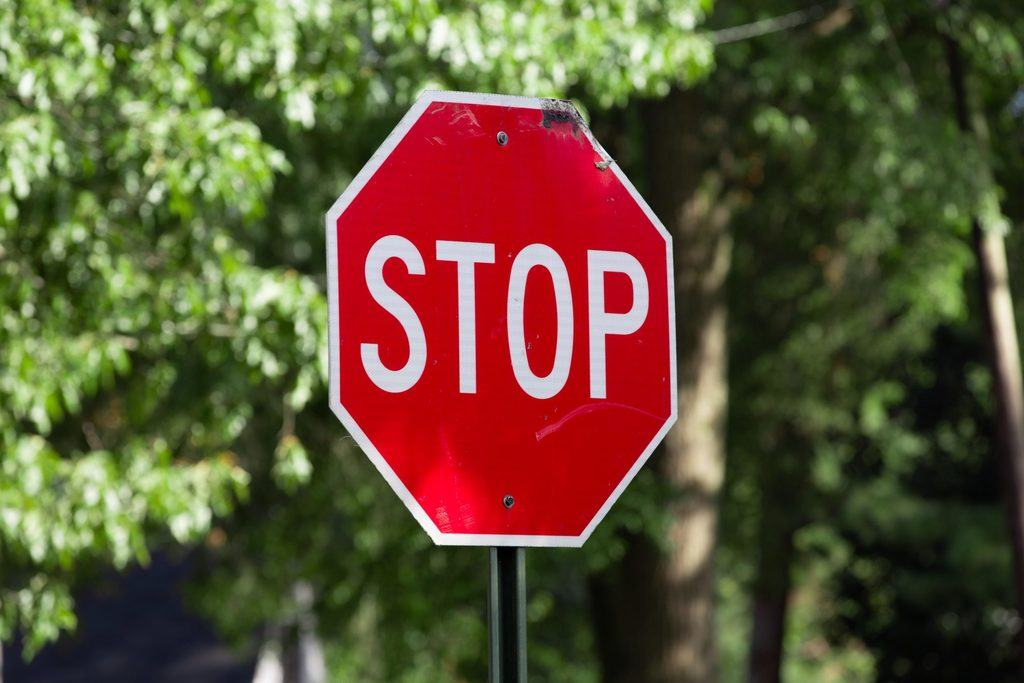
#> input picture Lab2/p1/stop.jpg, 1024 x 683 px
$ jupyter execute --allow-errors lab2-binarizacion.ipynb
#> lines starting #> are read from the running program, lines starting #| are printed output that depends on the picture; after the words box and inside, x2 and y2 are one past the last pixel; in counts of white or black regions, pixels touching at a corner belong together
# **Laboratorio 2**
**José Barrios - 20007192**

[cell 1]
import numpy as np
import cv2
import matplotlib.pyplot as plt
from mpl_toolkits.mplot3d import Axes3D
import argparse
import sys

## Problema 1
Desarrolle una función que permita hacer la binarización de una imagen, para realizarlo puede utilizar el enfoque que prefiera.

Imagen original para el problema:

[cell 2]
def problema1(carpeta, imagen, resultado, umbral = 125, ver_resultado=True):
    #Leer imagen en escala de grises
#> called with carpeta = 'p1/', imagen = 'stop.jpg', resultado = 'resultado.jpg', umbral = 125, ver_resultado = True
    img = cv2.imread(carpeta + imagen)
#> img is the input picture: shape (683, 1024, 3); mean B, G, R 53.2, 81.5, 96
    img = cv2.cvtColor(img, cv2.COLOR_BGR2GRAY)
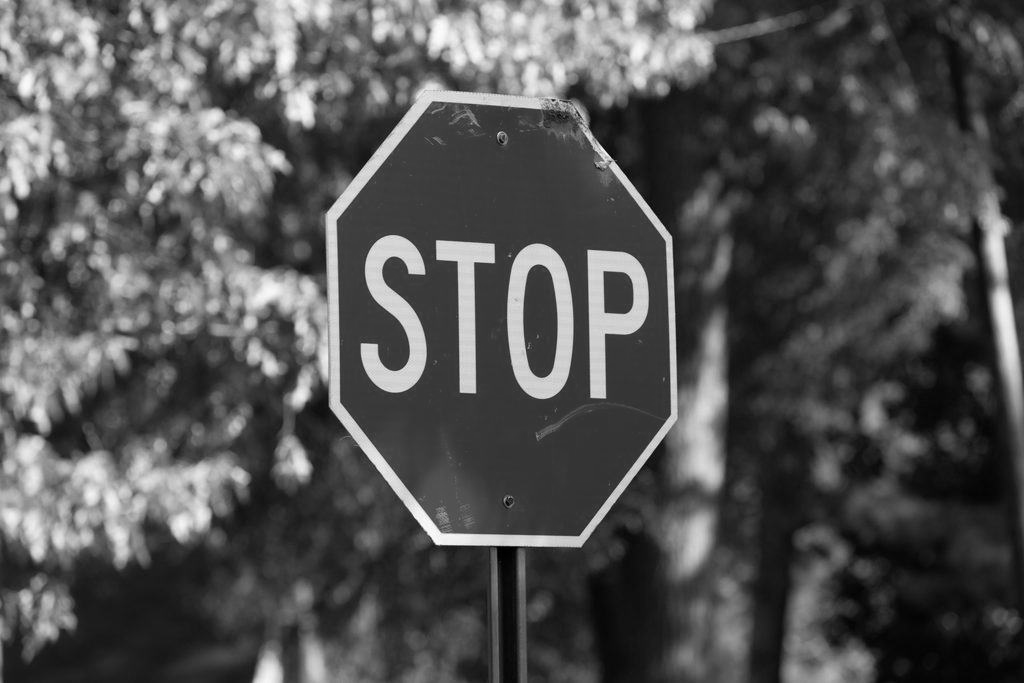
#> img: shape (683, 1024); min 0, max 255, mean 82.6

    #Crear salida de 0s y colocar 255s donde se sobrepase el umbral
    salida = np.zeros(img.shape)
    salida[img > umbral] = 255
    cv2.imwrite(carpeta + resultado, salida)
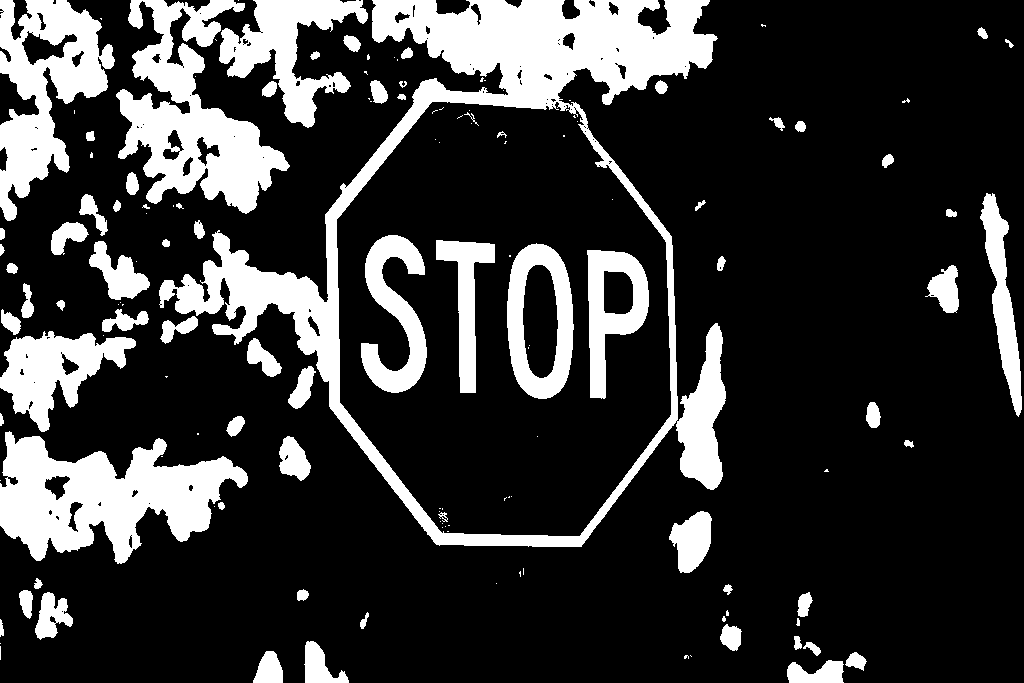
#> saved as resultado.jpg: shape (683, 1024); 21.4% white; 142 white regions (68 under 20 px), largest, box (x1, y1, x2, y2) and area: (159, 0, 726, 547) 49088, (0, 431, 248, 564) 17700, (116, 0, 290, 214) 16334

    #Ver resultado binarizado
    if(ver_resultado == True):
        imagen_salida = cv2.imread(carpeta + resultado)
#> imagen_salida: shape (683, 1024, 3); min 0, max 255, mean 54.6
        #imagen_salida = cv2.cvtColor(imagen_salida, cv2.COLOR_BGR2RGB)
        plt.imshow(imagen_salida)
        plt.show()

[cell 3]
problema1("p1/", "stop.jpg", "resultado.jpg")

## Problema 2
Desarrolle una función que dada dos imágenes a color, realice las operaciones SUMA, RESTA, AND, OR, XOR con ambas imágenes recuerde que para realizar las operaciones lógicas es necesario pasarla imagen a escala de grises y luego binarizarla.

[cell 4]
def p2Aritmetica(carpeta, imagenA, imagenB, resultado, operacion):
#> called with carpeta = 'p2/', imagenA = 'flecha.png', imagenB = 'estrella.png', resultado = 'suma.jpg', operacion = 'SUMA'
    img_A = cv2.imread(carpeta + imagenA)
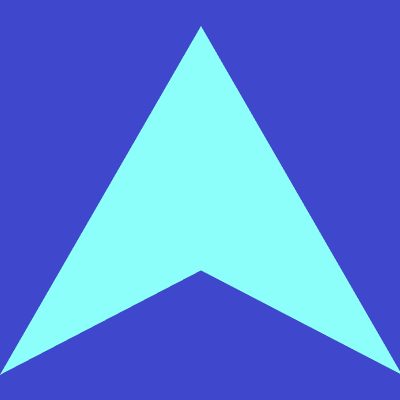
#> input picture Lab2/p2/flecha.png, 400 x 400 px
#> img_A is the input picture: shape (400, 400, 3); mean B, G, R 218.4, 128.2, 86.6
    img_B = cv2.imread(carpeta + imagenB)
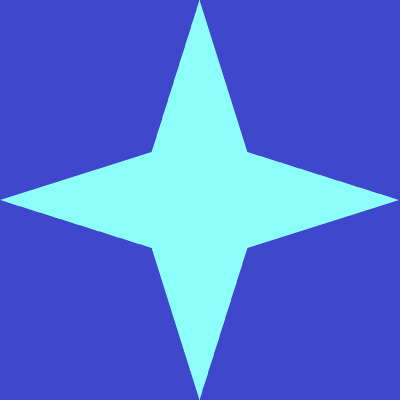
#> input picture Lab2/p2/estrella.png, 400 x 400 px
#> img_B is the input picture: shape (400, 400, 3); mean B, G, R 215.3, 115.8, 81.4
    img_A = cv2.cvtColor(img_A, cv2.COLOR_BGR2RGB)
    img_B = cv2.cvtColor(img_B, cv2.COLOR_BGR2RGB)

    plt.subplot(1,2,1), plt.imshow(img_A)
    plt.title("A")
    plt.xticks([]),plt.yticks([])

    plt.subplot(1,2,2), plt.imshow(img_B)
    plt.title("B")
    plt.xticks([]),plt.yticks([])
    plt.show()

    #Imagen de salida
    salida = np.zeros(img_A.shape)

    #Operar imagenes
    if(operacion == "SUMA"):
        salida = img_A + img_B
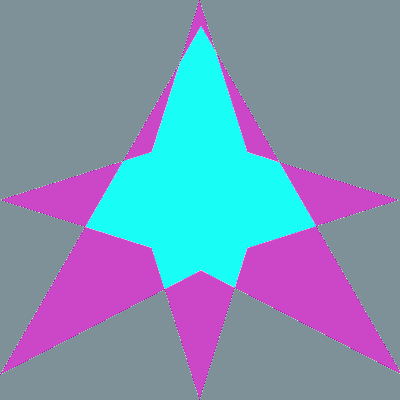
#> salida: shape (400, 400, 3); mean R, G, B 125.4, 147.1, 177.7
    elif(operacion == "RESTA"):
        salida = img_A - img_B

    cv2.imwrite(carpeta + resultado, salida)

    #Ver resultado binarizado
    imagen_salida = cv2.imread(carpeta + resultado)
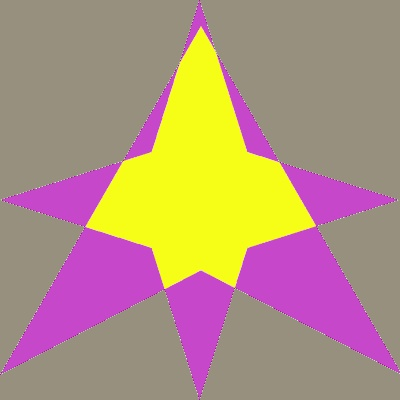
#> imagen_salida: shape (400, 400, 3); mean B, G, R 125.1, 147.1, 176.9
    imagen_salida = cv2.cvtColor(imagen_salida, cv2.COLOR_BGR2RGB)
    plt.title(operacion)
    plt.imshow(imagen_salida)
    plt.show()

[cell 5]
p2Aritmetica("p2/", "flecha.png", "estrella.png", "suma.jpg", "SUMA")

[cell 6]
p2Aritmetica("p2/", "flecha.png", "estrella.png", "resta.jpg", "RESTA")
#> call 2 of p2Aritmetica, with carpeta = 'p2/', imagenA = 'flecha.png', imagenB = 'estrella.png', resultado = 'resta.jpg', operacion = 'RESTA'
#> in p2Aritmetica (call 2), `imagen_salida = cv2.imread(carpeta + resultado)`:
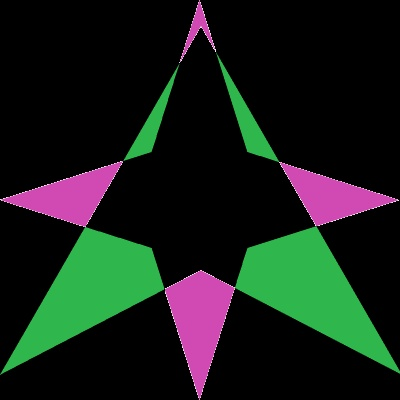
#> imagen_salida: shape (400, 400, 3); mean B, G, R 24.5, 31.5, 22.5

[cell 7]
def p2Logica(carpeta, imagenA, imagenB, resultado, operacion):
    #Binarizar las imagenes primero
    problema1(carpeta, imagenA, "A.jpg", ver_resultado=False)
    problema1(carpeta, imagenB, "B.jpg", ver_resultado=False)
#> call 3 of problema1, with carpeta = 'p2/', imagen = 'estrella.png', resultado = 'B.jpg', umbral = 125, ver_resultado = False
#> in problema1 (call 3), `img = cv2.cvtColor(img, cv2.COLOR_BGR2GRAY)`:
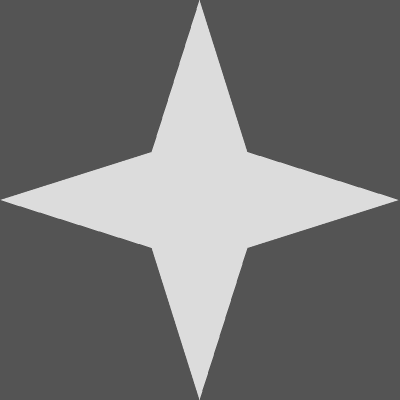
#> img: shape (400, 400); min 84, max 220, mean 116.6

    #Recuperar las imagenes binarizadas y mostrarlas
    img_A = cv2.imread(carpeta + "A.jpg", 0)
#> img_A: shape (400, 400); min 0, max 255, mean 78.8
    img_B = cv2.imread(carpeta + "B.jpg", 0)
#> img_B: shape (400, 400); min 0, max 255, mean 61.5

    plt.subplot(1,2,1), plt.imshow(img_A, "gray")
    plt.title("A")
    plt.xticks([]),plt.yticks([])

    plt.subplot(1,2,2), plt.imshow(img_B, "gray")
    plt.title("B")
    plt.xticks([]),plt.yticks([])
    plt.show()

    #Imagen de salida
    salida = np.zeros(img_A.shape)

    #Operar imagenes
    if(operacion == "AND"):
        salida[((img_A == 255) & (img_B == 255))] = 255
    elif(operacion == "OR"):
        salida[((img_A == 255) | (img_B == 255))] = 255
    elif(operacion == "XOR"):
        salida[((img_A == 255) ^ (img_B == 255))] = 255

    cv2.imwrite(carpeta + resultado, salida)
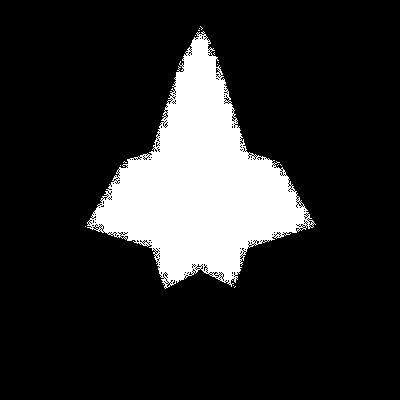
#> saved as and.jpg: shape (400, 400); 15.9% white; 15 white regions (14 under 20 px), largest, box (x1, y1, x2, y2) and area: (87, 31, 316, 289) 25487

    #Ver resultado binarizado
    imagen_salida = cv2.imread(carpeta + resultado)
#> imagen_salida: shape (400, 400, 3); min 0, max 255, mean 40.7
    plt.title(operacion)
    plt.imshow(imagen_salida)
    plt.show()

[cell 8]
p2Logica("p2/", "flecha.png", "estrella.png", "and.jpg", "AND")

[cell 9]
p2Logica("p2/", "flecha.png", "estrella.png", "or.jpg", "OR")

[cell 10]
p2Logica("p2/", "flecha.png", "estrella.png", "xor.jpg", "XOR")
#> call 3 of p2Logica, with carpeta = 'p2/', imagenA = 'flecha.png', imagenB = 'estrella.png', resultado = 'xor.jpg', operacion = 'XOR'
#> in p2Logica (call 3), `cv2.imwrite(carpeta + resultado, salida)`:
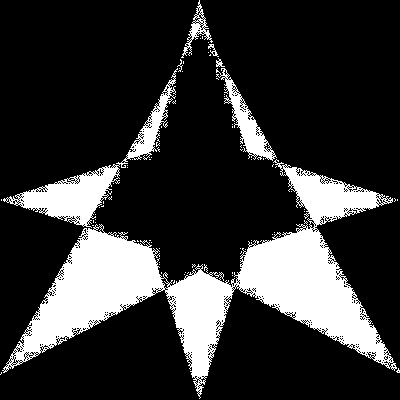
#> saved as xor.jpg: shape (400, 400); 20.4% white; 78 white regions (71 under 20 px), largest, box (x1, y1, x2, y2) and area: (2, 159, 397, 399) 26273, (3, 68, 178, 228) 4262, (216, 68, 277, 161) 1400
